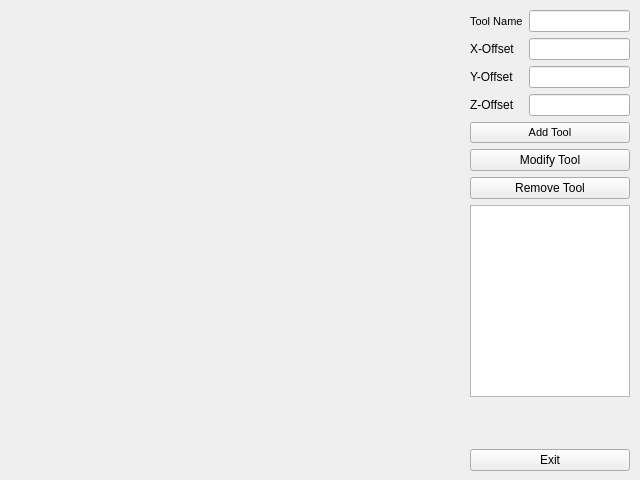
<?xml version="1.0" encoding="UTF-8"?>
<ui version="4.0">
 <class>tool_add</class>
 <widget class="QWidget" name="tool_add">
  <property name="geometry">
   <rect>
    <x>0</x>
    <y>0</y>
    <width>640</width>
    <height>480</height>
   </rect>
  </property>
  <property name="windowTitle">
   <string>Form</string>
  </property>
  <widget class="QWidget" name="verticalLayoutWidget">
   <property name="geometry">
    <rect>
     <x>470</x>
     <y>10</y>
     <width>160</width>
     <height>461</height>
    </rect>
   </property>
   <layout class="QVBoxLayout" name="verticalLayout">
    <item>
     <layout class="QFormLayout" name="formLayout_2">
      <item row="0" column="0">
       <widget class="QLabel" name="Tool_Name">
        <property name="font">
         <font>
          <pointsize>8</pointsize>
         </font>
        </property>
        <property name="text">
         <string>Tool Name</string>
        </property>
       </widget>
      </item>
      <item row="0" column="1">
       <widget class="QLineEdit" name="Tool_Name_val"/>
      </item>
      <item row="1" column="0">
       <widget class="QLabel" name="X_Off">
        <property name="text">
         <string>X-Offset</string>
        </property>
       </widget>
      </item>
      <item row="1" column="1">
       <widget class="QLineEdit" name="X_Off_val"/>
      </item>
      <item row="2" column="0">
       <widget class="QLabel" name="Y_Off">
        <property name="text">
         <string>Y-Offset</string>
        </property>
       </widget>
      </item>
      <item row="2" column="1">
       <widget class="QLineEdit" name="Y_Off_val"/>
      </item>
      <item row="3" column="0">
       <widget class="QLabel" name="Z_Off">
        <property name="text">
         <string>Z-Offset</string>
        </property>
       </widget>
      </item>
      <item row="3" column="1">
       <widget class="QLineEdit" name="Z_Off_val"/>
      </item>
     </layout>
    </item>
    <item>
     <widget class="QPushButton" name="Add_Tool">
      <property name="font">
       <font>
        <pointsize>8</pointsize>
       </font>
      </property>
      <property name="text">
       <string>Add Tool</string>
      </property>
     </widget>
    </item>
    <item>
     <widget class="QPushButton" name="pushButton">
      <property name="text">
       <string>Modify Tool</string>
      </property>
     </widget>
    </item>
    <item>
     <widget class="QPushButton" name="Remove_Tool">
      <property name="text">
       <string>Remove Tool</string>
      </property>
     </widget>
    </item>
    <item>
     <widget class="QListWidget" name="Tool_List"/>
    </item>
    <item>
     <spacer name="verticalSpacer">
      <property name="orientation">
       <enum>Qt::Vertical</enum>
      </property>
      <property name="sizeHint" stdset="0">
       <size>
        <width>20</width>
        <height>40</height>
       </size>
      </property>
     </spacer>
    </item>
    <item>
     <widget class="QPushButton" name="Exit">
      <property name="text">
       <string>Exit</string>
      </property>
     </widget>
    </item>
   </layout>
  </widget>
  <widget class="QLabel" name="Tool_Picture">
   <property name="geometry">
    <rect>
     <x>30</x>
     <y>0</y>
     <width>411</width>
     <height>471</height>
    </rect>
   </property>
   <property name="text">
    <string/>
   </property>
  </widget>
 </widget>
 <resources/>
 <connections/>
</ui>
